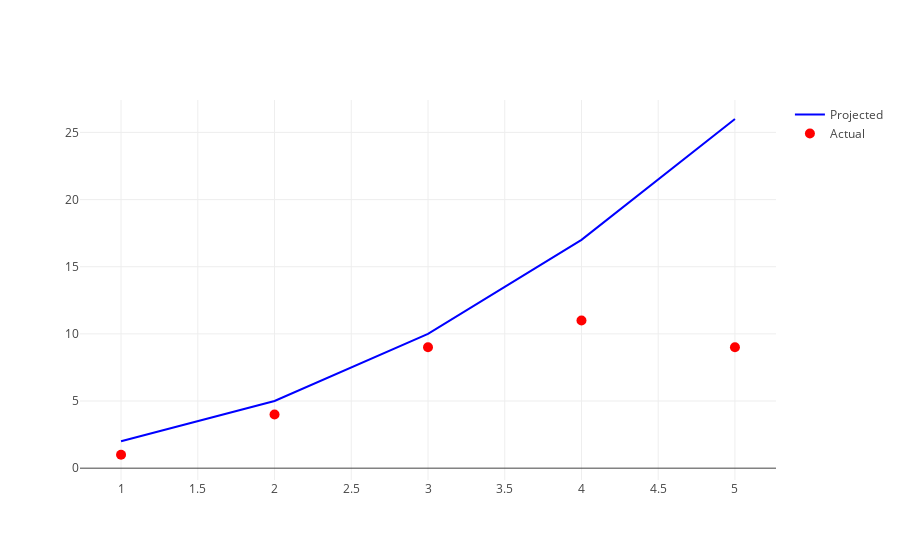

Notebook code for this chart:
### Markdown cell above
Here's a simple example of a Plotly plot. Try mouseover on the data to see the hover info, and try out the zoom/pan/select tools in the upper right. Also try clicking on the legend, which is interactive.

### Code cell
x = [1,2,3,4,5]
y = [2,5,10,17,26]
y2 = [1,4,9,11,9]

trace0 = go.Scatter(x=x, y=y, mode='lines', 
                    line=dict(color='blue'),
                    name='Projected')

trace1 = go.Scatter(x=x, y=y2, mode='markers', 
                    marker=dict(color='red', size=10),
                    name='Actual')

data = [trace0, trace1]

iplot([trace0, trace1])

### Figure 1 — Plotly figure (JSON) as saved in the notebook; plotly's stock layout.template omitted (floating-point values rounded to 4 significant figures)
{"data": [{"line": {"color": "blue"}, "mode": "lines", "name": "Projected", "type": "scatter", "x": [1, 2, 3, 4, 5], "y": [2, 5, 10, 17, 26]}, {"marker": {"color": "red", "size": 10}, "mode": "markers", "name": "Actual", "type": "scatter", "x": [1, 2, 3, 4, 5], "y": [1, 4, 9, 11, 9]}], "layout": {}}
